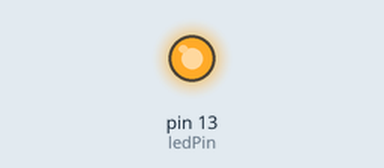
This sketch was run on a simulated Arduino Uno, built with avr-gcc and run on an emulated ATmega328P. On the bench: output pins drawn as LEDs (lit = HIGH).

Above: at 0.1 s.
At 2.9 s:
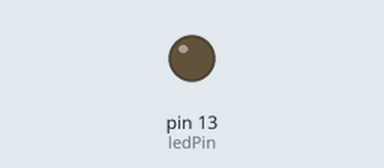
Timing chart, 0 to 5.2 s (numbered marks = the images above):
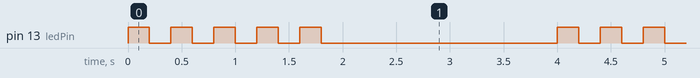

The sketch:

sketch_sep26b.ino
```cpp
const int ledPin = 13;

void setup() {
  pinMode(ledPin, OUTPUT);
}

void loop() {
  // Blink the LED 5 times
  for (int i = 0; i < 5; i++) {
    digitalWrite(ledPin, HIGH);
    delay(200);
    digitalWrite(ledPin, LOW);
    delay(200);
  }

  delay(2000);
}
```

Measured:
- by itself, pin 13 (ledPin): repeats every 4.0 s: 4 × (LOW 0.20 s, HIGH 0.20 s), LOW 2.2 s, HIGH 0.20 s
- by itself, everything shown: repeats every 4.0 s, in 10 steps
